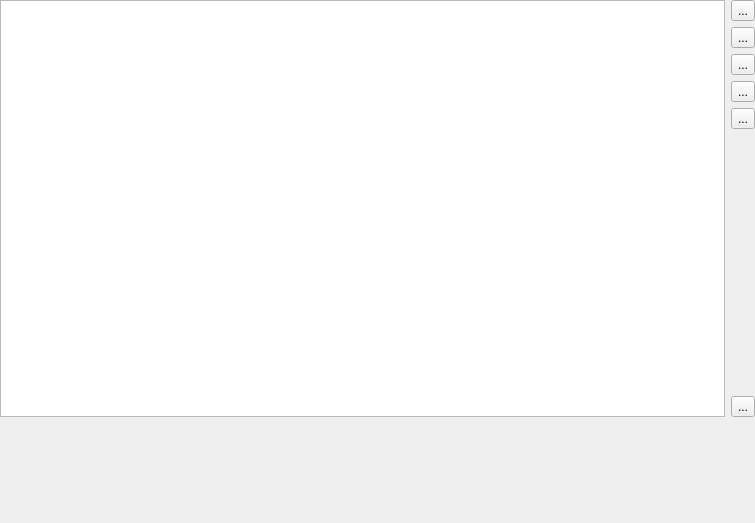
<?xml version="1.0" encoding="UTF-8"?>
<ui version="4.0">
 <class>MixControlTab</class>
 <widget class="QWidget" name="MixControlTab">
  <property name="geometry">
   <rect>
    <x>0</x>
    <y>0</y>
    <width>755</width>
    <height>523</height>
   </rect>
  </property>
  <property name="windowTitle">
   <string>Composition</string>
  </property>
  <layout class="QGridLayout" name="gridLayout">
   <property name="leftMargin">
    <number>0</number>
   </property>
   <property name="topMargin">
    <number>0</number>
   </property>
   <property name="rightMargin">
    <number>0</number>
   </property>
   <property name="bottomMargin">
    <number>0</number>
   </property>
   <item row="6" column="1">
    <widget class="QToolButton" name="f_removeAll">
     <property name="text">
      <string>...</string>
     </property>
    </widget>
   </item>
   <item row="3" column="1">
    <widget class="QToolButton" name="f_swap">
     <property name="sizePolicy">
      <sizepolicy hsizetype="MinimumExpanding" vsizetype="Fixed">
       <horstretch>0</horstretch>
       <verstretch>0</verstretch>
      </sizepolicy>
     </property>
     <property name="text">
      <string>...</string>
     </property>
    </widget>
   </item>
   <item row="0" column="0" rowspan="7">
    <widget class="MyView" name="f_view">
     <property name="sizePolicy">
      <sizepolicy hsizetype="Expanding" vsizetype="Expanding">
       <horstretch>99</horstretch>
       <verstretch>0</verstretch>
      </sizepolicy>
     </property>
     <property name="editTriggers">
      <set>QAbstractItemView::NoEditTriggers</set>
     </property>
     <property name="selectionMode">
      <enum>QAbstractItemView::ExtendedSelection</enum>
     </property>
     <property name="rootIsDecorated">
      <bool>false</bool>
     </property>
     <property name="itemsExpandable">
      <bool>false</bool>
     </property>
     <property name="sortingEnabled">
      <bool>true</bool>
     </property>
     <property name="expandsOnDoubleClick">
      <bool>false</bool>
     </property>
    </widget>
   </item>
   <item row="2" column="1">
    <widget class="QToolButton" name="f_edit">
     <property name="sizePolicy">
      <sizepolicy hsizetype="MinimumExpanding" vsizetype="Fixed">
       <horstretch>0</horstretch>
       <verstretch>0</verstretch>
      </sizepolicy>
     </property>
     <property name="text">
      <string>...</string>
     </property>
    </widget>
   </item>
   <item row="0" column="1">
    <widget class="QToolButton" name="f_add">
     <property name="sizePolicy">
      <sizepolicy hsizetype="MinimumExpanding" vsizetype="Fixed">
       <horstretch>1</horstretch>
       <verstretch>0</verstretch>
      </sizepolicy>
     </property>
     <property name="text">
      <string>...</string>
     </property>
    </widget>
   </item>
   <item row="7" column="0" colspan="2">
    <widget class="SwapSegmentWidget" name="f_segment" native="true">
     <property name="sizePolicy">
      <sizepolicy hsizetype="Preferred" vsizetype="Minimum">
       <horstretch>0</horstretch>
       <verstretch>0</verstretch>
      </sizepolicy>
     </property>
     <property name="minimumSize">
      <size>
       <width>0</width>
       <height>100</height>
      </size>
     </property>
    </widget>
   </item>
   <item row="5" column="1">
    <spacer name="verticalSpacer">
     <property name="orientation">
      <enum>Qt::Vertical</enum>
     </property>
     <property name="sizeHint" stdset="0">
      <size>
       <width>20</width>
       <height>133</height>
      </size>
     </property>
    </spacer>
   </item>
   <item row="1" column="1">
    <widget class="QToolButton" name="f_remove">
     <property name="sizePolicy">
      <sizepolicy hsizetype="MinimumExpanding" vsizetype="Fixed">
       <horstretch>0</horstretch>
       <verstretch>0</verstretch>
      </sizepolicy>
     </property>
     <property name="text">
      <string>...</string>
     </property>
    </widget>
   </item>
   <item row="4" column="1">
    <widget class="QToolButton" name="f_toggle">
     <property name="text">
      <string>...</string>
     </property>
    </widget>
   </item>
  </layout>
 </widget>
 <customwidgets>
  <customwidget>
   <class>MyView</class>
   <extends>QTreeView</extends>
   <header>myview.h</header>
  </customwidget>
  <customwidget>
   <class>SwapSegmentWidget</class>
   <extends>QWidget</extends>
   <header>swapsegmentwidget.h</header>
   <container>1</container>
  </customwidget>
 </customwidgets>
 <tabstops>
  <tabstop>f_view</tabstop>
  <tabstop>f_add</tabstop>
  <tabstop>f_remove</tabstop>
  <tabstop>f_edit</tabstop>
  <tabstop>f_swap</tabstop>
  <tabstop>f_toggle</tabstop>
  <tabstop>f_removeAll</tabstop>
 </tabstops>
 <resources/>
 <connections/>
</ui>
